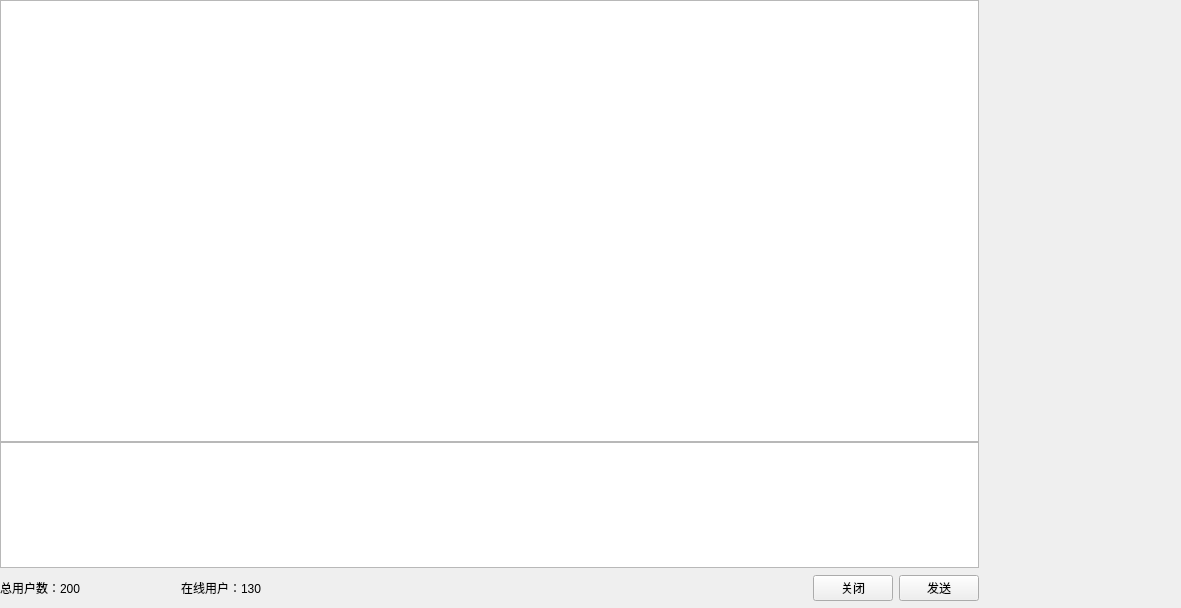
<?xml version="1.0" encoding="UTF-8"?>
<ui version="4.0">
 <class>TalkWindow</class>
 <widget class="QMainWindow" name="TalkWindow">
  <property name="geometry">
   <rect>
    <x>0</x>
    <y>0</y>
    <width>1181</width>
    <height>608</height>
   </rect>
  </property>
  <property name="sizePolicy">
   <sizepolicy hsizetype="Preferred" vsizetype="Preferred">
    <horstretch>0</horstretch>
    <verstretch>0</verstretch>
   </sizepolicy>
  </property>
  <property name="windowTitle">
   <string/>
  </property>
  <property name="windowIcon">
   <iconset>
    <normaloff>AnyTalkClientIcon.png</normaloff>AnyTalkClientIcon.png</iconset>
  </property>
  <property name="unifiedTitleAndToolBarOnMac">
   <bool>false</bool>
  </property>
  <widget class="QWidget" name="talkWidget">
   <property name="sizePolicy">
    <sizepolicy hsizetype="Preferred" vsizetype="Preferred">
     <horstretch>0</horstretch>
     <verstretch>0</verstretch>
    </sizepolicy>
   </property>
   <layout class="QHBoxLayout" name="talkLayout" stretch="8,2">
    <property name="spacing">
     <number>2</number>
    </property>
    <property name="leftMargin">
     <number>0</number>
    </property>
    <property name="topMargin">
     <number>0</number>
    </property>
    <property name="rightMargin">
     <number>0</number>
    </property>
    <property name="bottomMargin">
     <number>0</number>
    </property>
    <item>
     <widget class="QWidget" name="inputOutputWidget" native="true">
      <layout class="QVBoxLayout" name="inputOutputLayout" stretch="7,2,1">
       <property name="spacing">
        <number>0</number>
       </property>
       <property name="leftMargin">
        <number>0</number>
       </property>
       <property name="topMargin">
        <number>0</number>
       </property>
       <property name="rightMargin">
        <number>0</number>
       </property>
       <property name="bottomMargin">
        <number>0</number>
       </property>
       <item>
        <widget class="QTextEdit" name="outputTextEdit">
         <property name="autoFillBackground">
          <bool>false</bool>
         </property>
         <property name="inputMethodHints">
          <set>Qt::ImhMultiLine</set>
         </property>
         <property name="frameShape">
          <enum>QFrame::StyledPanel</enum>
         </property>
         <property name="frameShadow">
          <enum>QFrame::Sunken</enum>
         </property>
         <property name="lineWidth">
          <number>1</number>
         </property>
         <property name="horizontalScrollBarPolicy">
          <enum>Qt::ScrollBarAlwaysOff</enum>
         </property>
         <property name="autoFormatting">
          <set>QTextEdit::AutoNone</set>
         </property>
         <property name="readOnly">
          <bool>true</bool>
         </property>
         <property name="html">
          <string>&lt;!DOCTYPE HTML PUBLIC &quot;-//W3C//DTD HTML 4.0//EN&quot; &quot;http://www.w3.org/TR/REC-html40/strict.dtd&quot;&gt;
&lt;html&gt;&lt;head&gt;&lt;meta name=&quot;qrichtext&quot; content=&quot;1&quot; /&gt;&lt;style type=&quot;text/css&quot;&gt;
p, li { white-space: pre-wrap; }
&lt;/style&gt;&lt;/head&gt;&lt;body style=&quot; font-family:'Ubuntu'; font-size:11pt; font-weight:400; font-style:normal;&quot;&gt;
&lt;p style=&quot;-qt-paragraph-type:empty; margin-top:0px; margin-bottom:0px; margin-left:0px; margin-right:0px; -qt-block-indent:0; text-indent:0px; font-family:'Ubuntu';&quot;&gt;&lt;br /&gt;&lt;/p&gt;&lt;/body&gt;&lt;/html&gt;</string>
         </property>
        </widget>
       </item>
       <item>
        <widget class="QTextEdit" name="inputTextEdit">
         <property name="horizontalScrollBarPolicy">
          <enum>Qt::ScrollBarAlwaysOff</enum>
         </property>
        </widget>
       </item>
       <item>
        <widget class="QWidget" name="sendMessageWidget" native="true">
         <property name="sizePolicy">
          <sizepolicy hsizetype="Preferred" vsizetype="Preferred">
           <horstretch>0</horstretch>
           <verstretch>0</verstretch>
          </sizepolicy>
         </property>
         <property name="minimumSize">
          <size>
           <width>0</width>
           <height>0</height>
          </size>
         </property>
         <property name="maximumSize">
          <size>
           <width>16777215</width>
           <height>40</height>
          </size>
         </property>
         <property name="sizeIncrement">
          <size>
           <width>0</width>
           <height>0</height>
          </size>
         </property>
         <property name="baseSize">
          <size>
           <width>0</width>
           <height>0</height>
          </size>
         </property>
         <layout class="QHBoxLayout" name="sendMessageLayout">
          <property name="spacing">
           <number>0</number>
          </property>
          <property name="leftMargin">
           <number>0</number>
          </property>
          <property name="topMargin">
           <number>0</number>
          </property>
          <property name="rightMargin">
           <number>0</number>
          </property>
          <property name="bottomMargin">
           <number>0</number>
          </property>
          <item>
           <widget class="QLabel" name="totalUserCountLabel">
            <property name="text">
             <string>总用户数：200</string>
            </property>
           </widget>
          </item>
          <item>
           <spacer name="horizontalSpacer_0">
            <property name="orientation">
             <enum>Qt::Horizontal</enum>
            </property>
            <property name="sizeType">
             <enum>QSizePolicy::Fixed</enum>
            </property>
            <property name="sizeHint" stdset="0">
             <size>
              <width>100</width>
              <height>20</height>
             </size>
            </property>
           </spacer>
          </item>
          <item>
           <widget class="QLabel" name="onlineUserCountLabel">
            <property name="text">
             <string>在线用户：130</string>
            </property>
           </widget>
          </item>
          <item>
           <spacer name="horizontalSpacer_1">
            <property name="orientation">
             <enum>Qt::Horizontal</enum>
            </property>
            <property name="sizeType">
             <enum>QSizePolicy::Expanding</enum>
            </property>
            <property name="sizeHint" stdset="0">
             <size>
              <width>300</width>
              <height>20</height>
             </size>
            </property>
           </spacer>
          </item>
          <item>
           <widget class="QPushButton" name="closePushButton">
            <property name="text">
             <string>关闭</string>
            </property>
           </widget>
          </item>
          <item>
           <spacer name="horizontalSpacer_2">
            <property name="orientation">
             <enum>Qt::Horizontal</enum>
            </property>
            <property name="sizeType">
             <enum>QSizePolicy::Fixed</enum>
            </property>
            <property name="sizeHint" stdset="0">
             <size>
              <width>6</width>
              <height>20</height>
             </size>
            </property>
           </spacer>
          </item>
          <item>
           <widget class="QPushButton" name="sendPushButton">
            <property name="text">
             <string>发送</string>
            </property>
           </widget>
          </item>
         </layout>
        </widget>
       </item>
      </layout>
     </widget>
    </item>
    <item>
     <widget class="QWidget" name="userListWidget" native="true">
      <property name="sizePolicy">
       <sizepolicy hsizetype="Fixed" vsizetype="Preferred">
        <horstretch>0</horstretch>
        <verstretch>0</verstretch>
       </sizepolicy>
      </property>
      <property name="minimumSize">
       <size>
        <width>200</width>
        <height>0</height>
       </size>
      </property>
      <property name="maximumSize">
       <size>
        <width>16777215</width>
        <height>16777215</height>
       </size>
      </property>
      <property name="baseSize">
       <size>
        <width>0</width>
        <height>0</height>
       </size>
      </property>
      <layout class="QHBoxLayout" name="userListLayout">
       <property name="spacing">
        <number>0</number>
       </property>
       <property name="leftMargin">
        <number>0</number>
       </property>
       <property name="topMargin">
        <number>0</number>
       </property>
       <property name="rightMargin">
        <number>0</number>
       </property>
       <property name="bottomMargin">
        <number>0</number>
       </property>
      </layout>
     </widget>
    </item>
   </layout>
  </widget>
 </widget>
 <resources/>
 <connections/>
</ui>
